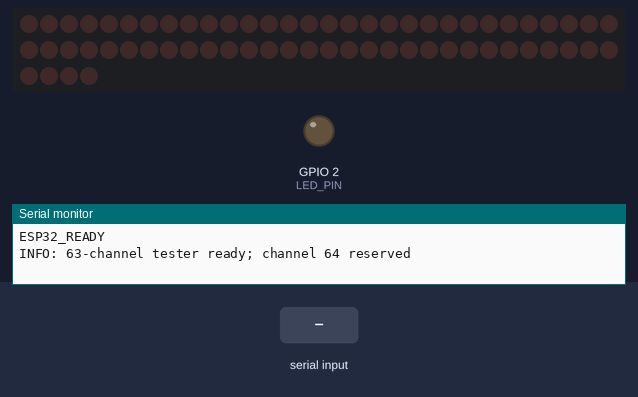
Bench run of a sketch on a simulated ESP32. Parts: 64 shift-register outputs drawn as a row of LEDs (first output left, lit = HIGH), output pins drawn as LEDs (lit = HIGH), the last lines printed to the serial monitor. Wiring (inferred from the names in the program): 8 × shift register (74HC595): data GPIO 23; shift clock GPIO 18; latch GPIO 27. Wiring (inferred from the signals the program sends): row of LEDs: on Q0, Q1, Q2, Q3, Q4, Q5, Q6, Q7, Q8, Q9, Q10, Q11, Q12, Q13, Q14, Q15, Q16, Q17, Q18, Q19, Q20, Q21, Q22, Q23, Q24, Q25, Q26, Q27, Q28, Q29, Q30, Q31, Q32, Q33, Q34, Q35, Q36, Q37, Q38, Q39, Q40, Q41, Q42, Q43, Q44, Q45, Q46, Q47, Q48, Q49, Q50, Q51, Q52, Q53, Q54, Q55, Q56, Q57, Q58, Q59, Q60, Q61, Q62, Q63. The test bench sets the inputs (shaded band). Pins used as bus, display or sensor lines are not drawn.

Above: at 1.2 s.
1.3 s: "?" received over Serial
At 1.7 s:
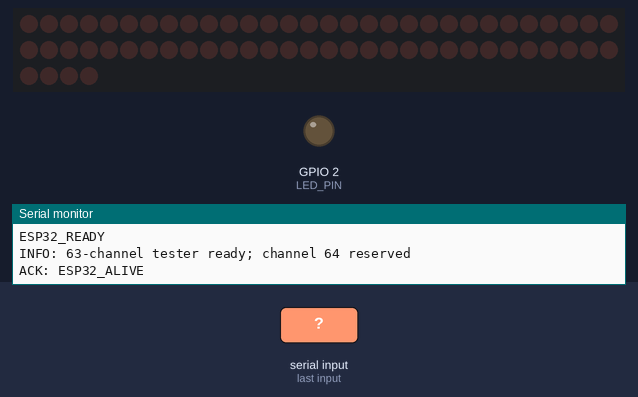
2.8 s: "A" received over Serial
At 3.4 s:
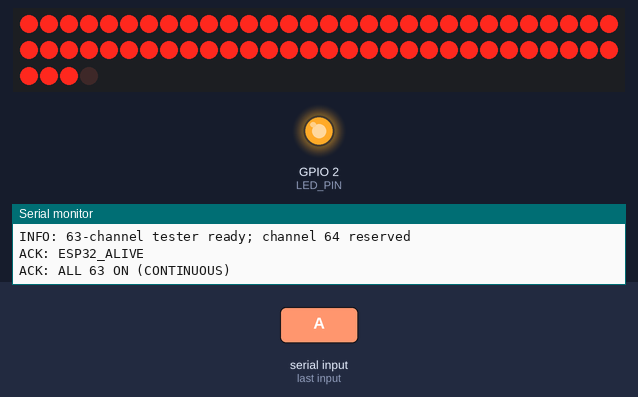
4.3 s: "P" received over Serial
At 5.1 s:
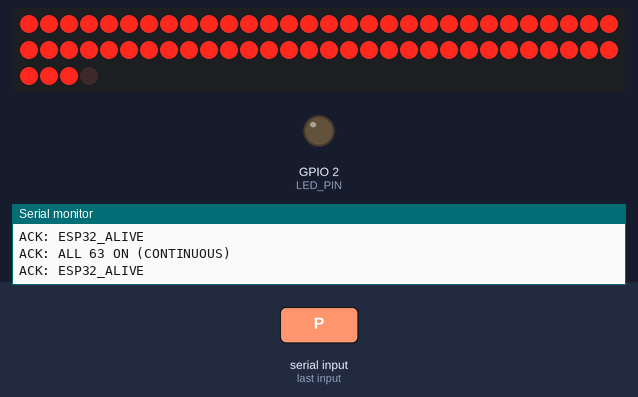
5.8 s: "a" received over Serial
At 6.9 s:
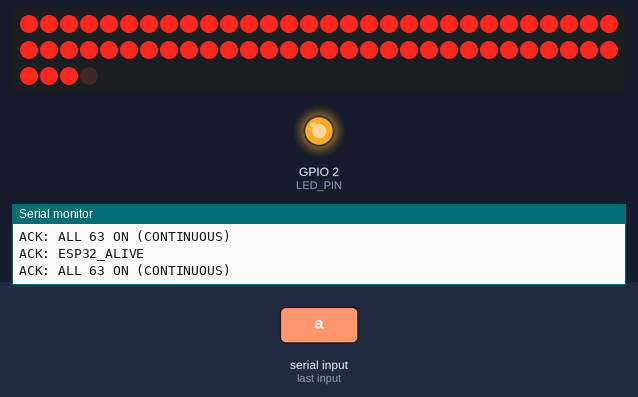
7.3 s: "p" received over Serial
At 8.6 s:
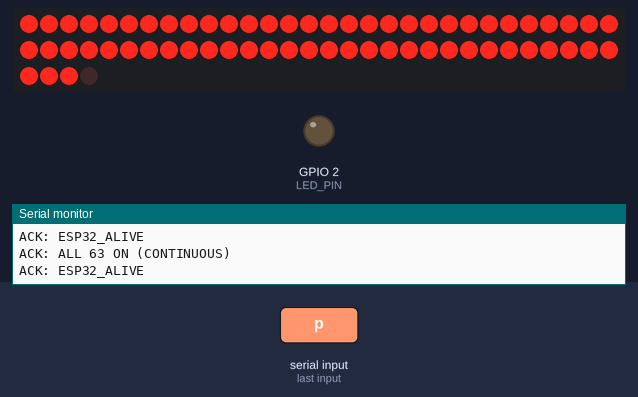
Timing chart, 0 to 9.8 s (numbered marks = the images above; inputs shaded):
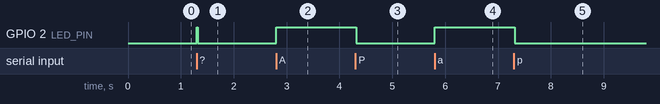

Measured:
- after the input at 1.3 s, GPIO 2 (LED_PIN): LOW → HIGH at once, → LOW 0.02 s later
- after the input at 2.8 s, GPIO 2 (LED_PIN): LOW → HIGH at once
- after the input at 4.3 s, GPIO 2 (LED_PIN): HIGH → LOW at once
- after the input at 5.8 s, GPIO 2 (LED_PIN): LOW → HIGH at once
- after the input at 7.3 s, GPIO 2 (LED_PIN): HIGH → LOW at once

The sketch:

test.ino
```cpp
/*
  ESP32 63-channel ejector tester using 8 cascaded 74HC595 ICs.
  IMPORTANT: Test with actuator power disconnected first.

  ESP32 -> all 74HC595:
    GPIO23 -> SER / DS pin 14 of IC1
    GPIO18 -> SRCLK / SH_CP pin 11 of all ICs
    GPIO27 -> RCLK / ST_CP pin 12 of all ICs
    3V3   -> SRCLR / MR pin 10 of all ICs (HIGH = not reset)
    GND   -> OE pin 13 of all ICs (LOW = outputs enabled)
    3V3   -> VCC pin 16 (only if suitable for downstream driver logic)
    GND   -> GND pin 8
    100 nF capacitor across VCC/GND at each IC
  Daisy chain: IC1 Q7' pin 9 -> IC2 SER pin 14, etc.

  Serial protocol, 115200 baud:
    1..63    = channel ON
    101..163 = channel OFF (channel + 100)
    0 / R    = all OFF
    ?        = status ping

  Safety: firmware watchdog turns each channel OFF after MAX_ON_MS.
  This is NOT a substitute for a physical emergency stop or correctly rated
  drivers.
*/
#include <Arduino.h>

constexpr uint8_t DATA_PIN = 23;
constexpr uint8_t CLOCK_PIN = 18;
constexpr uint8_t LATCH_PIN = 27;
constexpr uint8_t LED_PIN = 2;        // Built-in status LED on ESP32 DevKit
constexpr uint8_t NUM_ICS = 8;
constexpr uint8_t NUM_CHANNELS = 63; // Channel 64 deliberately reserved
constexpr uint16_t MAX_ON_MS = 250;  // GUI must use <= 200 ms

uint8_t outputBytes[NUM_ICS] = {0};
bool active[NUM_CHANNELS + 1] = {false};
uint32_t onSince[NUM_CHANNELS + 1] = {0};

// Paced shiftOut with microsecond timing to overcome ESP32 240MHz GPIO slew rate
// and bus capacitance across cascaded 74HC595 chips and breadboard jumper wires.
void customShiftOut(uint8_t dataPin, uint8_t clockPin, uint8_t bitOrder, uint8_t val) {
  for (uint8_t i = 0; i < 8; ++i) {
    bool bitVal = (bitOrder == LSBFIRST) ? (val & (1 << i)) : (val & (1 << (7 - i)));
    digitalWrite(dataPin, bitVal ? HIGH : LOW);
    delayMicroseconds(3); // Data setup time
    digitalWrite(clockPin, HIGH);
    delayMicroseconds(5); // Clock HIGH pulse width (handles capacitive loading)
    digitalWrite(clockPin, LOW);
    delayMicroseconds(3); // Clock LOW recovery time
  }
}

void writeRegisters() {
  digitalWrite(LATCH_PIN, LOW);
  delayMicroseconds(3);
  for (int8_t i = NUM_ICS - 1; i >= 0; --i) {
    customShiftOut(DATA_PIN, CLOCK_PIN, MSBFIRST, outputBytes[i]);
  }
  delayMicroseconds(3);
  digitalWrite(LATCH_PIN, HIGH);
  delayMicroseconds(10); // Generous latch pulse width to guarantee storage register capture
  digitalWrite(LATCH_PIN, LOW);
  delayMicroseconds(2);
}

bool watchdogEnabled = true;

void allOff() {
  for (uint8_t i = 0; i < NUM_ICS; ++i)
    outputBytes[i] = 0;
  for (uint8_t ch = 1; ch <= NUM_CHANNELS; ++ch) {
    active[ch] = false;
    onSince[ch] = 0;
  }
  writeRegisters();
}

void allOn() {
  for (uint8_t i = 0; i < NUM_ICS - 1; ++i) {
    outputBytes[i] = 0xFF; // Channels 1..56 ON
  }
  outputBytes[7] = 0x7F;   // Channels 57..63 ON (Bit 7 is CH 64 reserved = 0)
  for (uint8_t ch = 1; ch <= NUM_CHANNELS; ++ch) {
    active[ch] = true;
    onSince[ch] = millis();
  }
  writeRegisters();
}

void setChannel(uint8_t ch, bool on) {
  if (ch < 1 || ch > NUM_CHANNELS)
    return;
  const uint8_t idx = ch - 1;
  const uint8_t ic = idx / 8;
  const uint8_t bit = idx % 8;
  if (on) {
    outputBytes[ic] |= uint8_t(1U << bit);
    active[ch] = true;
    onSince[ch] = millis();
  } else {
    outputBytes[ic] &= uint8_t(~(1U << bit));
    active[ch] = false;
    onSince[ch] = 0;
  }
}

void setup() {
  // Keep outputs in a known state while pins are configured.
  digitalWrite(DATA_PIN, LOW);
  digitalWrite(CLOCK_PIN, LOW);
  digitalWrite(LATCH_PIN, LOW);
  digitalWrite(LED_PIN, LOW);
  pinMode(DATA_PIN, OUTPUT);
  pinMode(CLOCK_PIN, OUTPUT);
  pinMode(LATCH_PIN, OUTPUT);
  pinMode(LED_PIN, OUTPUT);

  Serial.begin(115200);
  allOff();
  Serial.println("ESP32_READY");
  Serial.println("INFO: 63-channel tester ready; channel 64 reserved");
}

void loop() {
  bool changed = false;
  while (Serial.available() > 0) {
    const uint8_t b = uint8_t(Serial.read());

    // 1. Check commands FIRST to prevent '?' (ASCII 63) colliding with channel 63
    if (b == '?' || b == 'P' || b == 'p') {
      Serial.println("ACK: ESP32_ALIVE");
      // Quick flash to confirm serial ping receipt
      digitalWrite(LED_PIN, HIGH);
      delay(20);
      digitalWrite(LED_PIN, LOW);
    } else if (b == 'A' || b == 'a') {
      watchdogEnabled = false; // Disable auto-off for continuous test
      allOn();
      changed = false;
      digitalWrite(LED_PIN, HIGH);
      Serial.println("ACK: ALL 63 ON (CONTINUOUS)");
    } else if (b == 0 || b == 'R' || b == 'r' || b == 'S' || b == 's') {
      watchdogEnabled = true; // Re-enable safety watchdog on ALL OFF
      allOff();
      changed = false;
      digitalWrite(LED_PIN, LOW);
      Serial.println("ACK: ALL OFF");
    } else if (b == 'W') {
      watchdogEnabled = true;
      Serial.println("ACK: WATCHDOG ENABLED (250MS AUTO-OFF)");
    } else if (b == 'w') {
      watchdogEnabled = false;
      Serial.println("ACK: WATCHDOG DISABLED (CONTINUOUS HOLD)");
    } else if (b == 'T' || b == 't') {
      Serial.println("ACK: DIAGNOSTIC TEST - TURNING ON CH 1..8 (IC1 QA..QH)");
      for (uint8_t ch = 1; ch <= 8; ++ch) {
        setChannel(ch, true);
      }
      changed = true;
      digitalWrite(LED_PIN, HIGH);
    } else if (b >= 1 && b <= NUM_CHANNELS) {
      setChannel(b, true);
      changed = true;
      digitalWrite(LED_PIN, HIGH);
      Serial.printf("ACK: CH %u ON\n", b);
    } else if (b >= 101 && b <= 100 + NUM_CHANNELS) {
      const uint8_t ch = b - 100;
      setChannel(ch, false);
      changed = true;
      Serial.printf("ACK: CH %u OFF\n", ch);
    } else {
      Serial.printf("WARN: UNKNOWN BYTE %u (0x%02X)\n", b, b);
    }
  }

  if (changed) {
    writeRegisters();
    // Update onboard LED based on whether any channel is active
    bool anyActive = false;
    for (uint8_t ch = 1; ch <= NUM_CHANNELS; ++ch) {
      if (active[ch]) { anyActive = true; break; }
    }
    digitalWrite(LED_PIN, anyActive ? HIGH : LOW);
  }

  if (watchdogEnabled) {
    const uint32_t now = millis();
    bool watchdogChanged = false;
    for (uint8_t ch = 1; ch <= NUM_CHANNELS; ++ch) {
      if (active[ch] && uint32_t(now - onSince[ch]) >= MAX_ON_MS) {
        setChannel(ch, false);
        watchdogChanged = true;
        Serial.printf("WARN: CH %u watchdog OFF\n", ch);
      }
    }

    if (watchdogChanged) {
      writeRegisters();
      bool anyActive = false;
      for (uint8_t ch = 1; ch <= NUM_CHANNELS; ++ch) {
        if (active[ch]) { anyActive = true; break; }
      }
      digitalWrite(LED_PIN, anyActive ? HIGH : LOW);
    }
  }
}
```
